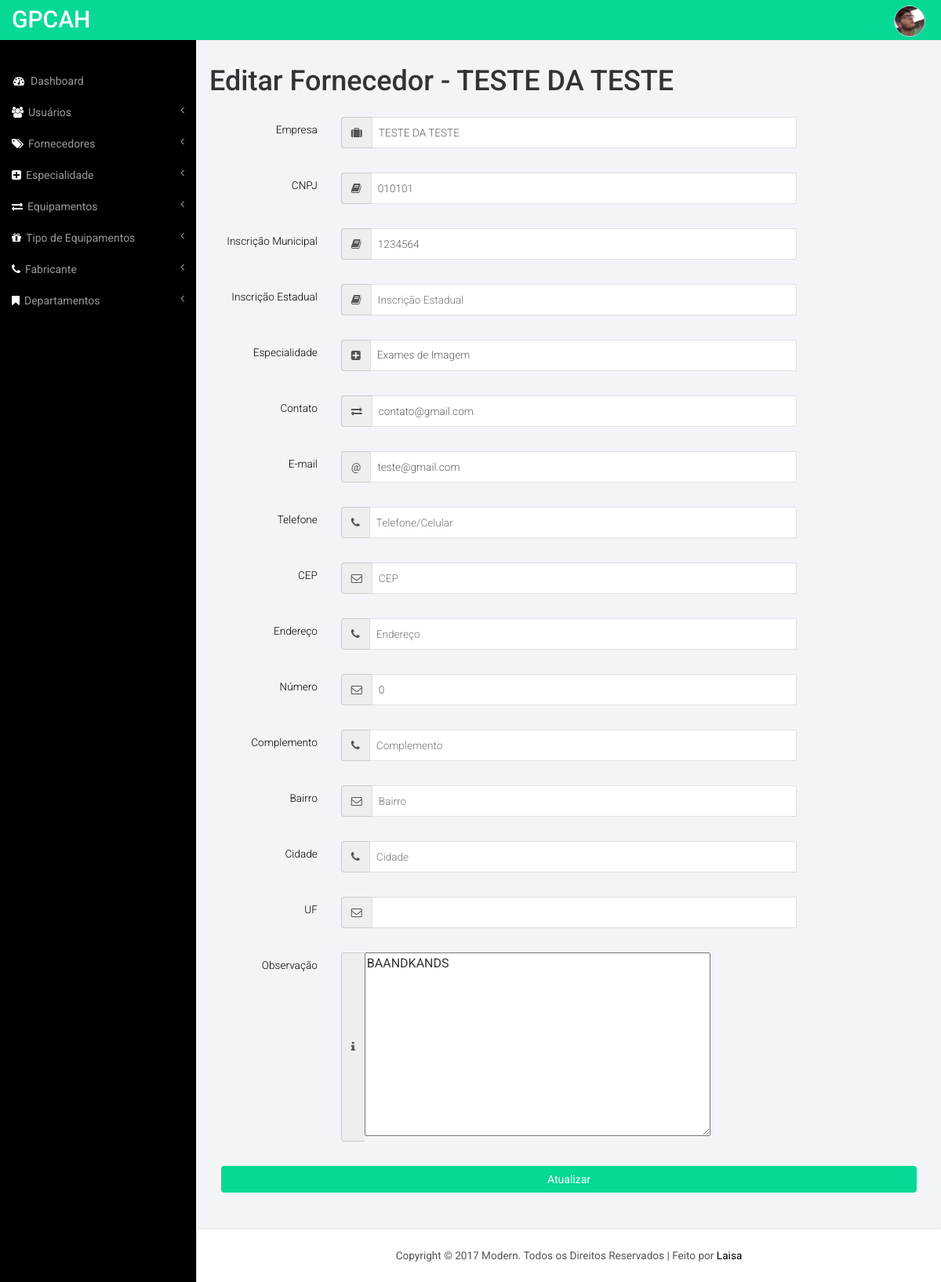
/editar-fornecedores.php?id=3 (signed in), run on the app's committed database.
### tables this page shows
CREATE TABLE `fornecedores` (
  `id` bigint(20) NOT NULL,
  `created_at` timestamp NOT NULL DEFAULT CURRENT_TIMESTAMP,
  `empresa` varchar(100) NOT NULL,
  `cnpj` varchar(20) NOT NULL,
  `cep` varchar(8) NOT NULL,
  `endereco` varchar(100) NOT NULL,
  `numero` int(11) NOT NULL,
  `complemento` varchar(100) NOT NULL,
  `bairro` varchar(100) NOT NULL,
  `cidade` varchar(100) NOT NULL,
  `uf` varchar(2) NOT NULL,
  `telefone` varchar(15) NOT NULL,
  `inscricao_municipal` varchar(15) NOT NULL,
  `incriscao_estadual` varchar(15) NOT NULL,
  `contato` varchar(100) NOT NULL,
  `email` varchar(100) NOT NULL,
  `observacao` varchar(100) NOT NULL,
  `especialidade` int(11) NOT NULL
);

### editar-fornecedores.php (the view, shortened to what this page needs)
<?php
  include ('includes/connection.php');
    $id= isset($_GET["id"])?$_GET["id"]:0;
    $consulta = "SELECT * FROM fornecedores WHERE id=".$id;
      mysqli_select_db($conn, $db);
      $result = mysqli_query($conn, $consulta);
      $nregistros = mysqli_num_rows($result);
      if ($nregistros!=1) {
        echo "<script>alert('Lamento mas não foram encontrados resultados para esta definição de palavra.\ Você será redirecionado para a lista das palavras.');</script>";
        echo "<script>javascript:window.location='consultar-fornecedores.php';</script>";
      } else {
          $registro = mysqli_fetch_assoc($result);
      }
     $queryEspecialidade='SELECT * FROM especialidade_fornecedor';
    mysqli_select_db($conn, $db);
     $resultEspecialidade = mysqli_query($conn, $queryEspecialidade);
?>
<!DOCTYPE HTML>
<html>
<head>
<link href="css/bootstrap.min.css" rel='stylesheet' type='text/css' />
<link href="css/style.css" rel='stylesheet' type='text/css' />
<link href="css/lines.css" rel='stylesheet' type='text/css' />
<link href="css/font-awesome.css" rel="stylesheet">
<link href="css/custom.css" rel="stylesheet">
</head>
<body>
<div id="wrapper">
    <?php include 'includes/navigation.php'; ?>
    <div id="page-wrapper">
        <div class="graphs">
        	<h1>Editar Fornecedor -  <?php echo ($registro["empresa"]); ?></h1>
  				<div class="panel-body">
					<form role="form" class="form-horizontal" action="upd-fornecedores.php" method="post" name="frmCadAnalista" enctype="multipart/form-data">
						<div class="form-group">
							<label class="col-md-2 control-label">Empresa</label>
							<div class="col-md-8">
								<div class="input-group">
									<span class="input-group-addon">
										<i class="fa fa-suitcase"></i>
									</span>
									<input type="text" class="form-control1" placeholder="Razão Social/Nome Fantasia" id="empresa" name="empresa" value="<?php echo utf8_encode($registro["empresa"]); ?>" />
								</div>
							</div>
						</div>
						<div class="form-group">
							<label class="col-md-2 control-label">CNPJ</label>
							<div class="col-md-8">
								<div class="input-group">
									<span class="input-group-addon">
										<i class="fa fa-book"></i>
									</span>
									<input type="text" class="form-control1" id="cnpj" name="cnpj" placeholder="CNPJ" value="<?php echo ($registro["cnpj"]); ?>" />
								</div>
							</div>
						</div>
						<div class="form-group">
							<label class="col-md-2 control-label">Inscrição Municipal</label>
							<div class="col-md-8">
								<div class="input-group input-icon right">
									<span class="input-group-addon">
										<i class="fa fa-book"></i>
									</span>
									<input  class="form-control1" type="text" placeholder="Inscrição Municipal" id="imunicipal" name="imunicipal" value="<?php echo ($registro["inscricao_municipal"]); ?>" />
								</div>
							</div>
						</div>
						<div class="form-group">
							<label class="col-md-2 control-label">Inscrição Estadual</label>
							<div class="col-md-8">
								<div class="input-group input-icon right">
									<span class="input-group-addon">
										<i class="fa fa-book"></i>
									</span>
									<input type="text" class="form-control1" placeholder="Inscrição Estadual" id="iestadual" name="iestadual" value="<?php echo ($registro["inscricao_estadual"]); ?>" />
								</div>
							</div>
						</div>
						<div class="form-group">
							<label class="col-md-2 control-label">Especialidade</label>
							<div class="col-md-8">
								<div class="input-group input-icon right">
									<span class="input-group-addon">
										<i class="fa fa-plus-square"></i>
									</span>
   										<select id='especialidade' name='especialidade' class="form-control1">
   										<?php
   											while ($rowsEsp = mysqli_fetch_array($resultEspecialidade)){
   												if ($registro["especialidade"]==$rowsEsp['id']) {
   													$select="selected";
   												}else{
   													$select="";
   												}
     										echo'<option value="'.$rowsEsp['id'].'"'.$select.' >';
     											echo utf8_encode($rowsEsp['especialidade']);
     										echo '</option>';
     										}
     									?>
     									</select>
								</div>
							</div>
						</div>
						<div class="form-group">
							<label class="col-md-2 control-label">Contato</label>
							<div class="col-md-8">
								<div class="input-group input-icon right">
									<span class="input-group-addon">
										<i class="fa fa-exchange"></i>
									</span>
								    <input class="form-control1" type="text" placeholder="Contato/Responsável" id="contato" name="contato" value="<?php echo utf8_encode($registro["contato"]); ?>">
								</div>
							</div>
						</div>
						<div class="form-group">
							<label class="col-md-2 control-label">E-mail</label>
							<div class="col-md-8">
								<div class="input-group input-icon right">
									<span class="input-group-addon">
										@
									</span>
									<input type="email" class="form-control1" placeholder="E-mail" id="email" name="email" value="<?php echo ($registro["email"]); ?>"/>
								</div>
							</div>
						</div>
						<div class="form-group">
							<label class="col-md-2 control-label">Telefone</label>
							<div class="col-md-8">
								<div class="input-group input-icon right">
									<span class="input-group-addon">
										<i class="fa fa-phone"></i>
									</span>
								    <input id="telefone" name="telefone" class="form-control1" type="text" placeholder="Telefone/Celular" value="<?php echo ($registro["telefone"]); ?>" />
								</div>
							</div>
						</div>
						<div class="form-group">
							<label class="col-md-2 control-label">CEP</label>
							<div class="col-md-8">
								<div class="input-group input-icon right">
									<span class="input-group-addon">
										<i class="fa fa-envelope-o"></i>
									</span>
								    <input id="cep" name="cep" class="form-control1" type="text" placeholder="CEP"  value="<?php echo ($registro["cep"]); ?>"/>
								</div>
							</div>
						</div>
						<div class="form-group">
							<label class="col-md-2 control-label">Endereço</label>
							<div class="col-md-8">
								<div class="input-group input-icon right">
									<span class="input-group-addon">
										<i class="fa fa-phone"></i>
									</span>
								    <input  class="form-control1" type="text" placeholder="Endereço" id="endereco" name="endereco" value="<?php echo utf8_encode($registro["endereco"]); ?>" />
								</div>
							</div>
						</div>
						<div class="form-group">
							<label class="col-md-2 control-label">Número</label>
							<div class="col-md-8">
								<div class="input-group input-icon right">
									<span class="input-group-addon">
										<i class="fa fa-envelope-o"></i>
									</span>
								    <input class="form-control1" type="text" placeholder="Número" id="numero" name="numero" value="<?php echo ($registro["numero"]); ?>" />
								</div>
							</div>
						</div>
						<div class="form-group">
							<label class="col-md-2 control-label">Complemento</label>
							<div class="col-md-8">
								<div class="input-group input-icon right">
									<span class="input-group-addon">
										<i class="fa fa-phone"></i>
									</span>
								    <input class="form-control1" type="text" placeholder="Complemento" id="complemento" name="complemento" value="<?php echo utf8_encode($registro["complemento"]); ?>"/>
								</div>
							</div>
						</div>
						<div class="form-group">
							<label class="col-md-2 control-label">Bairro</label>
							<div class="col-md-8">
								<div class="input-group input-icon right">
									<span class="input-group-addon">
										<i class="fa fa-envelope-o"></i>
									</span>
								    <input  class="form-control1" type="text" placeholder="Bairro" id="bairro" name="bairro" value="<?php echo utf8_encode($registro["bairro"]); ?>"/>
								</div>
							</div>
						</div>
						<div class="form-group">
							<label class="col-md-2 control-label">Cidade</label>
							<div class="col-md-8">
								<div class="input-group input-icon right">
									<span class="input-group-addon">
										<i class="fa fa-phone"></i>
									</span>
								    <input class="form-control1" type="text" placeholder="Cidade" id="cidade" name="cidade" value="<?php echo utf8_encode($registro["cidade"]); ?>"/>
								</div>
							</div>
						</div>
						<div class="form-group">
							<label class="col-md-2 control-label">UF</label>
							<div class="col-md-8">
								<div class="input-group input-icon right">
									<span class="input-group-addon">
										<i class="fa fa-envelope-o"></i>
									</span>
   										<select id='estado' name='estado' class="form-control1">
     									</select>
								</div>
							</div>
						</div>
						<div class="form-group">
							<label class="col-md-2 control-label">Observação</label>
							<div class="col-md-8">
								<div class="input-group input-icon right">
									<span class="input-group-addon">
										<i class="fa fa-info"></i>
									</span>
								    <textarea placeholder="Observação" id="obs" name="obs" cols="50" rows="10"><?php echo utf8_encode($registro["observacao"]); ?></textarea>
								</div>
							</div>
						</div>
						<div class="box-footer">
                      		<button type="submit" class="btn  btn-block" style="background-color: rgb(6, 217, 149);color: #fff;">Atualizar</button>
                    	</div>
					</form>
	</div>
    	</div>
    	 <?php include 'includes/footer.php'; ?>
    </div>
</div>
</body>
</html>

### css/style.css (style rules this page uses)
h4, h5, h6, h1, h2, h3 { margin-top: 0; }
html, body { font-family: 'Roboto', sans-serif; font-size: 100%; background:#000; overflow-x: hidden; }
.graphs { padding: 2em 1em; background: #f2f4f8; font-family: 'Roboto', sans-serif; }
.form-control1, .form-control_2.input-sm { border: 1px solid #e0e0e0; padding: 5px 8px; color: #616161; background: #fff; box-shadow: none !important; width: 100%; font-size: 0.85em; font-weight: 300; height: 40px; border-radius: 0; -webkit-appearance: none; }
.form-horizontal .control-label { text-align: right; color: #000; font-weight: 300; font-size: 0.85em; }
.radio label, .checkbox label, label { font-size: 0.85em; font-weight:300; vertical-align: middle; }
.input-group { position: relative; display: table; width: 100%; border-collapse: separate; margin-bottom: 1em; }

### css/custom.css (style rules this page uses)
#wrapper { width: 100%; }
#page-wrapper { min-height: 568px; background-color: #fff; }
@media (min-width:768px) { #page-wrapper { position: inherit; margin: 0 0 0 250px; border-left: 1px solid #e7e7e7; } }

### data on the page
fornecedores: empresa "TESTE DA TESTE", cnpj "010101", imunicipal "1234564", contato "contato@gmail.com", email "teste@gmail.com", numero "0", obs "BAANDKANDS"

### other printed values
form field especialidade "Exames de Imagem"
